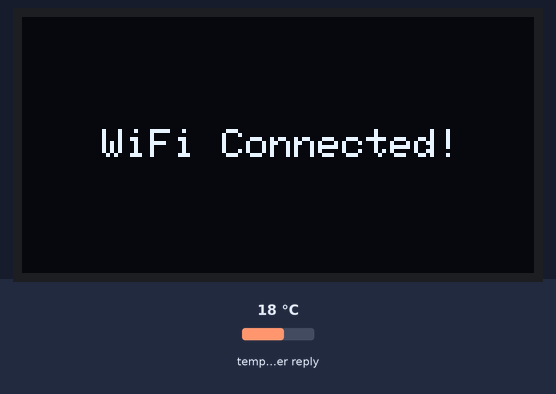
A sketch run on a simulated ESP32. On the bench: 128×64 one-colour display. The test bench sets the inputs (shaded band); at power-on: temperature in the weather reply 18 °C. WiFi joins after 1.5 s; servers stay silent unless stated; the local clock reads 2024-03-15 10:24:30 at power-on unless the sketch sets it; web services answer with replies made up by the test bench; what the sketch prints to the serial monitor is not drawn.

Above: at 1.6 s.
At 3.9 s:
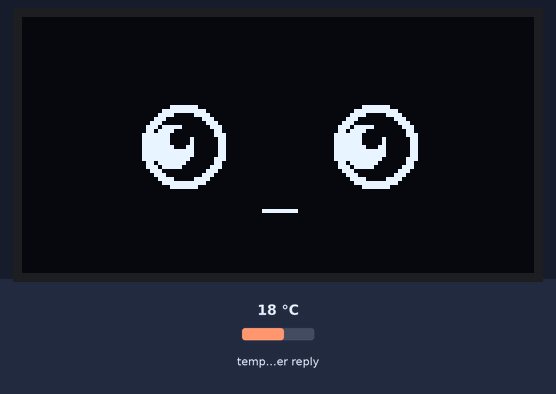
At 10.2 s:
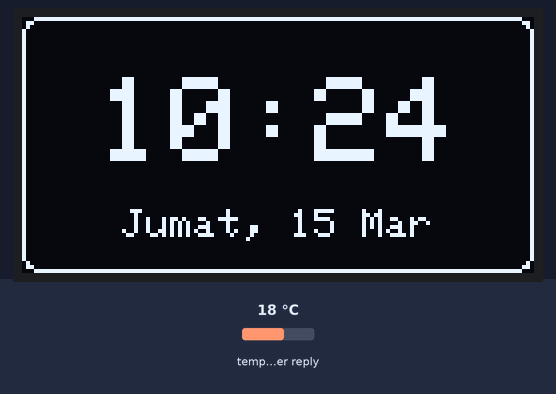
At 20.2 s:
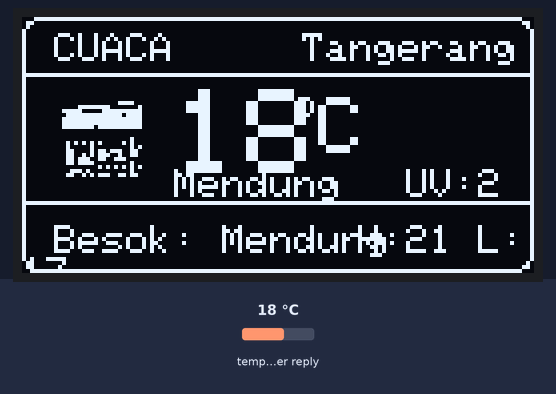
At 30.9 s:
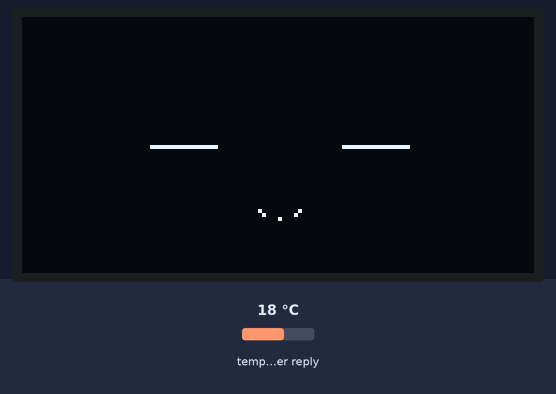
At 36.2 s:
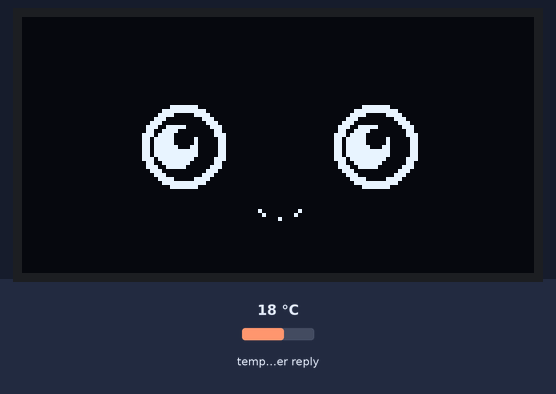

Measured:
- what the display in image 0 shows lasts 2.2 s, from 1.6 s to 3.8 s
- what the display in image 1 shows lasts 1.8 s, from 3.8 s to 5.6 s
- what the display in image 2 shows lasts 10.1 s, from 10.1 s to 20.2 s
- what the display in image 4 shows lasts 0.9 s, from 30.9 s to 31.8 s

The sketch:

5.ino
```cpp
#include <Wire.h>
#include <Adafruit_GFX.h>
#include <Adafruit_SSD1306.h>
#include <WiFi.h>
#include <WiFiManager.h>
#include <HTTPClient.h>
#include <ArduinoJson.h>
#include "time.h"

// ==== OLED CONFIG ====
#define SCREEN_WIDTH 128
#define SCREEN_HEIGHT 64
#define OLED_SDA 8
#define OLED_SCL 9
Adafruit_SSD1306 display(SCREEN_WIDTH, SCREEN_HEIGHT, &Wire, -1);

// ==== API URL (Koordinat Tangerang) ====
const char* weatherURL = "https://api.open-meteo.com/v1/forecast?latitude=-6.1783&longitude=106.6319&hourly=temperature_2m,weathercode,uv_index&daily=weathercode,temperature_2m_max,temperature_2m_min&timezone=Asia%2FJakarta";

// ==== TASK TIMING ====
unsigned long lastWeatherFetch = 0;
unsigned long lastDisplayUpdate = 0;
unsigned long lastSlideChange = 0;
const unsigned long weatherInterval = 900000; // 15 menit
const unsigned long displayInterval = 150;    // Update OLED (lebih smooth)
const unsigned long slideInterval = 10000;    // Ganti tampilan

// ==== DATA VARIABEL ====
String cuacaSekarang = "Loading...";
String cuacaBesok = "Loading...";
String suhu = "-";
String uv = "-";
float highTemp = 0;
float lowTemp = 0;

// ==== SLIDES & ANIMATION ====
int currentSlide = 0;
int animFrame = 0;
int blinkCounter = 0;
bool isBlinking = false;

// ==== TIME ====
struct tm timeinfo;
const char* HARI[]  = {"Minggu","Senin","Selasa","Rabu","Kamis","Jumat","Sabtu"};
const char* BULAN[] = {"Jan","Feb","Mar","Apr","Mei","Jun","Jul","Ags","Sep","Okt","Nov","Des"};

// ==== FUNGSI KONVERSI CUACA ====
String getWeatherDesc(int code) {
  switch (code) {
    case 0: return "Cerah";
    case 1: case 2: return "Berawan";
    case 3: return "Mendung";
    case 61: case 63: return "Hujan";
    case 95: return "Petir";
    default: return "N/A";
  }
}

// ==== ANIMASI MATA DACSAI MOCHI ====
void drawMochiAnimation() {
  display.clearDisplay();

  // Mata besar ala Dacsai Mochi
  int centerX = 64;
  int centerY = 32;
  int eyeSpacing = 24;

  // Kedip random
  blinkCounter++;
  if (blinkCounter > 40) {
    isBlinking = true;
    if (blinkCounter > 45) {
      blinkCounter = 0;
      isBlinking = false;
    }
  }

  if (isBlinking) {
    // Mata menutup (garis)
    display.drawLine(centerX - eyeSpacing - 8, centerY, centerX - eyeSpacing + 8, centerY, SSD1306_WHITE);
    display.drawLine(centerX + eyeSpacing - 8, centerY, centerX + eyeSpacing + 8, centerY, SSD1306_WHITE);
  } else {
    // Mata terbuka besar
    int pupilX = (animFrame % 60) / 10 - 3; // Gerakan pupil

    // Mata kiri
    display.fillCircle(centerX - eyeSpacing, centerY, 10, SSD1306_WHITE);
    display.fillCircle(centerX - eyeSpacing, centerY, 8, SSD1306_BLACK);
    display.fillCircle(centerX - eyeSpacing + pupilX, centerY, 5, SSD1306_WHITE);
    display.fillCircle(centerX - eyeSpacing + pupilX + 2, centerY - 2, 2, SSD1306_BLACK);

    // Mata kanan
    display.fillCircle(centerX + eyeSpacing, centerY, 10, SSD1306_WHITE);
    display.fillCircle(centerX + eyeSpacing, centerY, 8, SSD1306_BLACK);
    display.fillCircle(centerX + eyeSpacing + pupilX, centerY, 5, SSD1306_WHITE);
    display.fillCircle(centerX + eyeSpacing + pupilX + 2, centerY - 2, 2, SSD1306_BLACK);
  }

  // Mulut kecil lucu
  int mouthY = 48;
  if (animFrame % 80 < 40) {
    display.drawLine(centerX - 4, mouthY, centerX + 4, mouthY, SSD1306_WHITE);
  } else {
    // Senyum
    display.drawPixel(centerX - 5, mouthY, SSD1306_WHITE);
    display.drawPixel(centerX - 4, mouthY + 1, SSD1306_WHITE);
    display.drawPixel(centerX, mouthY + 2, SSD1306_WHITE);
    display.drawPixel(centerX + 4, mouthY + 1, SSD1306_WHITE);
    display.drawPixel(centerX + 5, mouthY, SSD1306_WHITE);
  }

  animFrame++;
  if (animFrame > 80) animFrame = 0;

  display.display();
}

// ==== HALAMAN WAKTU (DIRAPIHKAN) ====
void drawTimeScreen() {
  display.clearDisplay();

  if (!getLocalTime(&timeinfo)) return;

  // Border
  display.drawRoundRect(0, 0, SCREEN_WIDTH, SCREEN_HEIGHT, 4, SSD1306_WHITE);

  // Jam besar
  char timeStr[6];
  strftime(timeStr, sizeof(timeStr), "%H:%M", &timeinfo);

  display.setTextSize(3);
  int16_t x1, y1; uint16_t w, h;
  display.getTextBounds(timeStr, 0, 0, &x1, &y1, &w, &h);
  display.setCursor((SCREEN_WIDTH - w) / 2, 15);
  display.setTextColor(SSD1306_WHITE);
  display.print(timeStr);

  // Tanggal
  char dateStr[32];
  sprintf(dateStr, "%s, %d %s", HARI[timeinfo.tm_wday], timeinfo.tm_mday, BULAN[timeinfo.tm_mon]);
  display.setTextSize(1);
  display.getTextBounds(dateStr, 0, 0, &x1, &y1, &w, &h);
  display.setCursor((SCREEN_WIDTH - w) / 2, 48);
  display.print(dateStr);

  display.display();
}

// ==== ICON CUACA (SUN) ====
static const unsigned char PROGMEM sun_icon[] = {
  0x00,0x00,0x00,0x10,0x00,0x18,0x00,0x10,0x00,0x00,0x07,0xe0,0x1f,0xf8,0x3f,0xfc,
  0x7f,0xfe,0x7f,0xfe,0xff,0xff,0xff,0xff,0x7f,0xfe,0x7f,0xfe,0x3f,0xfc,0x1f,0xf8,
  0x07,0xe0,0x00,0x00,0x00,0x10,0x00,0x18,0x00,0x10,0x00,0x00
};

// ==== ICON HUJAN ====
static const unsigned char PROGMEM rain_icon[] = {
  0x00,0x00,0x00,0x00,0x0f,0xe0,0x3f,0xf8,0x7f,0xfc,0xff,0xfe,0xff,0xfe,0x7f,0xfc,
  0x3f,0xf8,0x00,0x00,0x48,0x48,0x48,0x48,0x48,0x48,0x48,0x48,0x00,0x00,0x00,0x00
};

// ==== ICON BERAWAN ====
static const unsigned char PROGMEM cloud_icon[] = {
  0x00,0x00,0x00,0x00,0x03,0xc0,0x0f,0xf0,0x1f,0xf8,0x3f,0xfc,0x7f,0xfe,0xff,0xff,
  0xff,0xff,0xff,0xff,0xff,0xff,0x7f,0xfe,0x00,0x00,0x00,0x00,0x00,0x00,0x00,0x00
};

// ==== HALAMAN CUACA (DIRAPIHKAN) ====
void drawWeatherScreen() {
  display.clearDisplay();

  // Border
  display.drawRoundRect(0, 0, SCREEN_WIDTH, SCREEN_HEIGHT, 4, SSD1306_WHITE);
  display.drawLine(0, 14, SCREEN_WIDTH, 14, SSD1306_WHITE);
  display.drawLine(0, 46, SCREEN_WIDTH, 46, SSD1306_WHITE);

  // Header
  display.setTextSize(1);
  display.setTextColor(SSD1306_WHITE);
  display.setCursor(8, 4);
  display.print("CUACA");
  display.setCursor(SCREEN_WIDTH - 58, 4);
  display.print("Tangerang");

  // Icon cuaca
  if (cuacaSekarang.indexOf("Hujan") >= 0) {
    display.drawBitmap(10, 20, rain_icon, 20, 20, SSD1306_WHITE);
  } else if (cuacaSekarang.indexOf("Berawan") >= 0 || cuacaSekarang.indexOf("Mendung") >= 0) {
    display.drawBitmap(10, 20, cloud_icon, 20, 20, SSD1306_WHITE);
  } else {
    display.drawBitmap(10, 20, sun_icon, 20, 20, SSD1306_WHITE);
  }

  // Suhu besar
  display.setTextSize(3);
  display.setCursor(38, 18);
  display.print(suhu);
  display.setTextSize(1);
  display.setCursor(68, 18);
  display.print("o");
  display.setTextSize(2);
  display.setCursor(74, 20);
  display.print("C");

  // Kondisi & UV
  display.setTextSize(1);
  display.setCursor(38, 38);
  display.print(cuacaSekarang);

  display.setCursor(SCREEN_WIDTH - 32, 38);
  display.print("UV:");
  display.print(uv);

  // Footer - Forecast besok
  display.setCursor(8, 52);
  display.print("Besok: ");
  display.print(cuacaBesok);

  display.setCursor(SCREEN_WIDTH - 44, 52);
  display.print("H:");
  display.print((int)highTemp);
  display.print(" L:");
  display.print((int)lowTemp);

  display.display();
}

// ==== FETCH DATA OPEN-METEO ====
void fetchData() {
  if (WiFi.status() != WL_CONNECTED) return;

  HTTPClient http;
  http.begin(weatherURL);
  int httpResponseCode = http.GET();

  if (httpResponseCode == 200) {
    String payload = http.getString();
    DynamicJsonDocument doc(8192);
    if (deserializeJson(doc, payload)) return;

    float temp = doc["hourly"]["temperature_2m"][0];
    int uvIndex = doc["hourly"]["uv_index"][0];
    int codeNow = doc["hourly"]["weathercode"][0];
    int codeTomorrow = doc["daily"]["weathercode"][1];

    cuacaSekarang = getWeatherDesc(codeNow);
    cuacaBesok = getWeatherDesc(codeTomorrow);
    suhu = String((int)round(temp));
    uv = String(uvIndex);
    highTemp = doc["daily"]["temperature_2m_max"][1];
    lowTemp = doc["daily"]["temperature_2m_min"][1];
  }
  http.end();
}

// ==== SETUP ====
void setup() {
  Serial.begin(115200);

  WiFiManager wm;
  Serial.println("Configuring WiFi...");
  if (!wm.autoConnect("MiniWeather-Setup")) {
    Serial.println("Gagal connect WiFi, reboot...");
    delay(2000);
    ESP.restart();
  }

  Wire.begin(OLED_SDA, OLED_SCL);
  if(!display.begin(SSD1306_SWITCHCAPVCC, 0x3C)) {
    Serial.println(F("OLED gagal diinisialisasi"));
    for(;;);
  }

  display.clearDisplay();
  display.setTextSize(1);
  display.setTextColor(SSD1306_WHITE);
  display.setCursor(20, 28);
  display.println("WiFi Connected!");
  display.display();
  delay(2000);

  configTime(7 * 3600, 0, "pool.ntp.org");
  fetchData();
}

// ==== LOOP ====
void loop() {
  unsigned long now = millis();

  if (now - lastWeatherFetch >= weatherInterval) {
    lastWeatherFetch = now;
    fetchData();
  }

  if (now - lastSlideChange >= slideInterval) {
    lastSlideChange = now;
    currentSlide = (currentSlide + 1) % 3;
  }

  if (now - lastDisplayUpdate >= displayInterval) {
    lastDisplayUpdate = now;
    switch (currentSlide) {
      case 0: drawMochiAnimation(); break;
      case 1: drawTimeScreen(); break;
      case 2: drawWeatherScreen(); break;
    }
  }

  delay(50);
}
```
